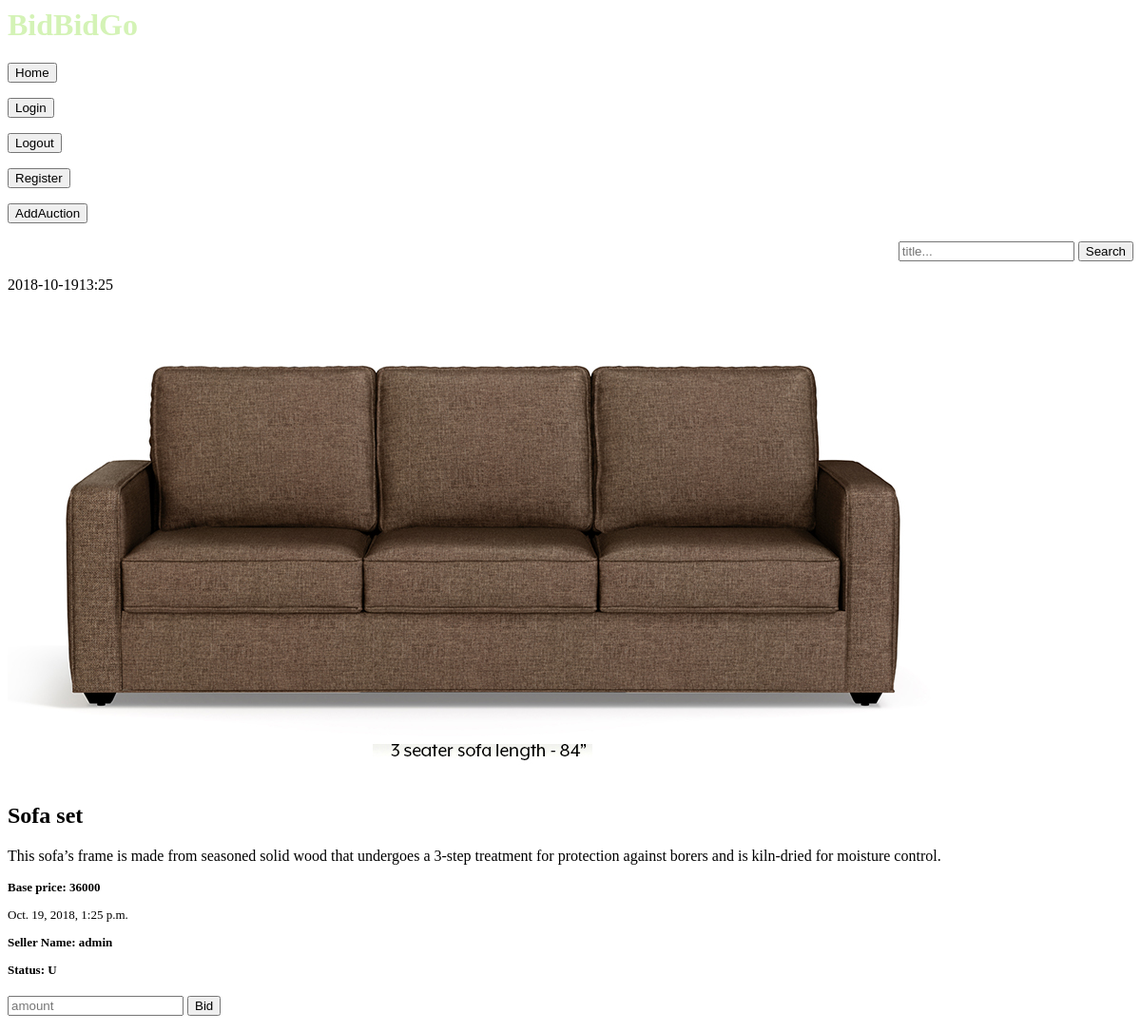
The page /auction/5/ on the database as committed earlier.
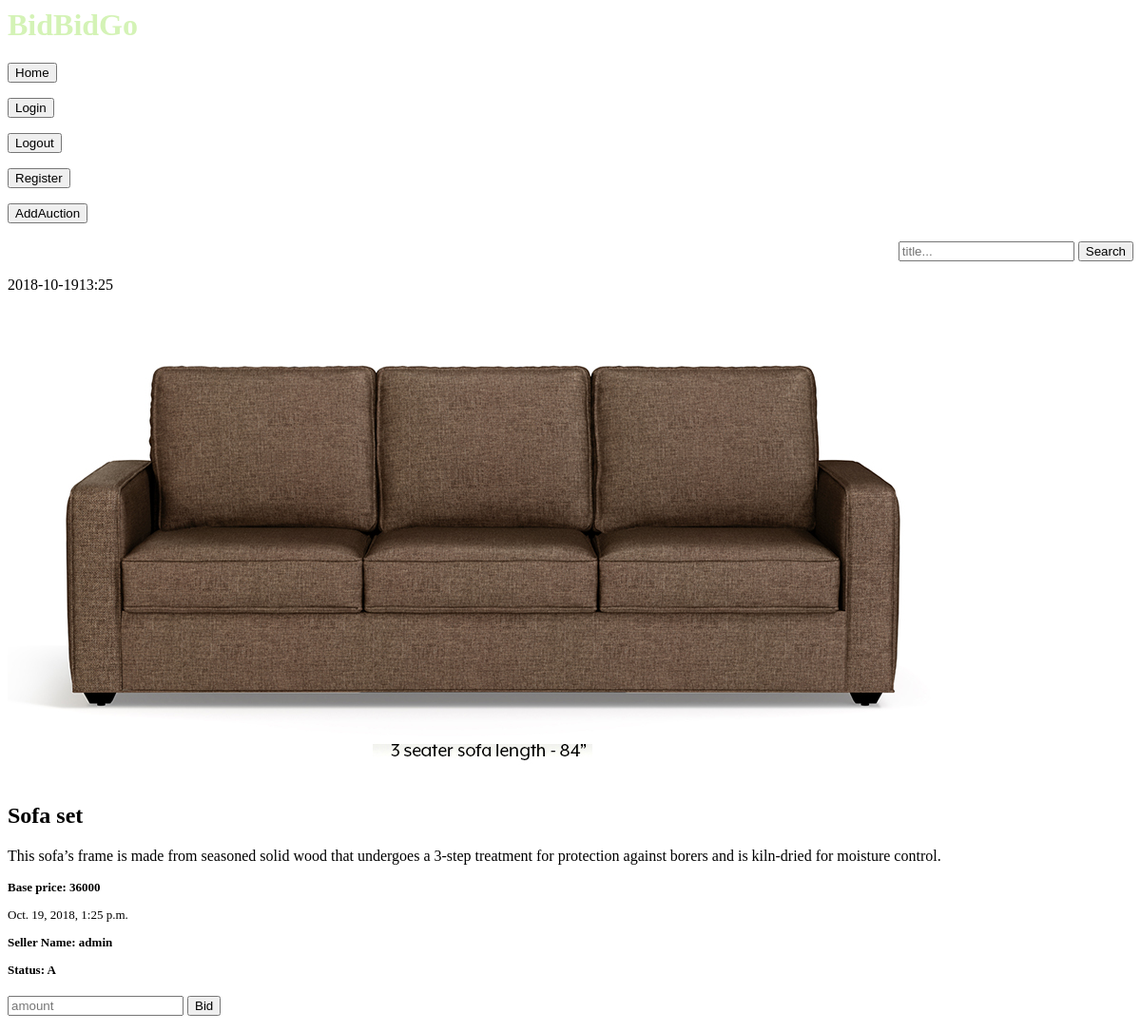
The same page on the database as committed later.
### auction/models.py (models this page shows, shortened)
class auction(models.Model):
    LOC = (
        ('BG', 'Bangalore'),
        ('MUM', 'Mumbai'),
        ('DL', 'Delhi'),
    )
    status = (
        ('A', 'Active'),
        ('U', 'Upcoming'),
        ('F', 'Finished'),
    )
    title = models.CharField(max_length=150)
    description = models.TextField()
    base_price = models.IntegerField()
    creation_time = models.DateTimeField(auto_now_add=True)
    start_time = models.DateTimeField()
    end_time = models.DateTimeField()
    seller = models.ForeignKey(User, on_delete=models.CASCADE)
    location = models.CharField(max_length=25)
    status = models.CharField(max_length=1, default='U')
    image = models.FileField(name='image')
    class Meta:
        ordering = ['end_time']

### auction/views.py (the view)
# urls.py: path('auction/<int:id>/', views.view_auction),
def view_auction(request, id):
    auctioneer = auction.objects.filter(id=id)
    if auctioneer:
        auctioneer = auction.objects.get(id=id)
        bb = bid.objects.filter(is_winning=True, auctioneer=auctioneer)
        if bb:
            bb = bid.objects.filter(is_winning=True, auctioneer=auctioneer).get()
        prev_bids = bid.objects.filter(auctioneer=auctioneer)
        return render(request, "auction.html", {'auctioneer': auctioneer, 'bb': prev_bids})
    else:
        message = "Auction not found."
        posts = auction.objects.all()
        return render(request, "home.html", {'msg': message, 'posts': posts})

### auction/templates/auction.html (shortened to what this page needs)
{% extends "base.html" %}
{% block content %}
<p>{{ auctioneer.end_time|date:'Y-m-d'}}{{ auctioneer.end_time|time:"H:i" }}</p>
<img src="{{ auctioneer.image.url }}">
<h2>{{ auctioneer.title }}</h2>
<p>{{ auctioneer.description }}</p>
<font size="2"><p><b>Base price: {{ auctioneer.base_price }}</b></p>
    <p>{{ auctioneer.end_time}}</p>
    <p><b>Seller Name: {{ auctioneer.seller.username }}</b></p>
    <p><b>Status: {{ auctioneer.status }}</b></p>
</font>
<div style="text-align: left;">
   <form action="/bidauction/{{ auctioneer.id }}/" method="POST">
       <input type="search" title='am' id='am' name='am' placeholder="amount">
       <input type="submit" value="Bid">
   </form>
</div>
{% endblock %}

Rows that differ between the two databases and show on the page:
changed auction "Sofa set": status "U" → "A"
